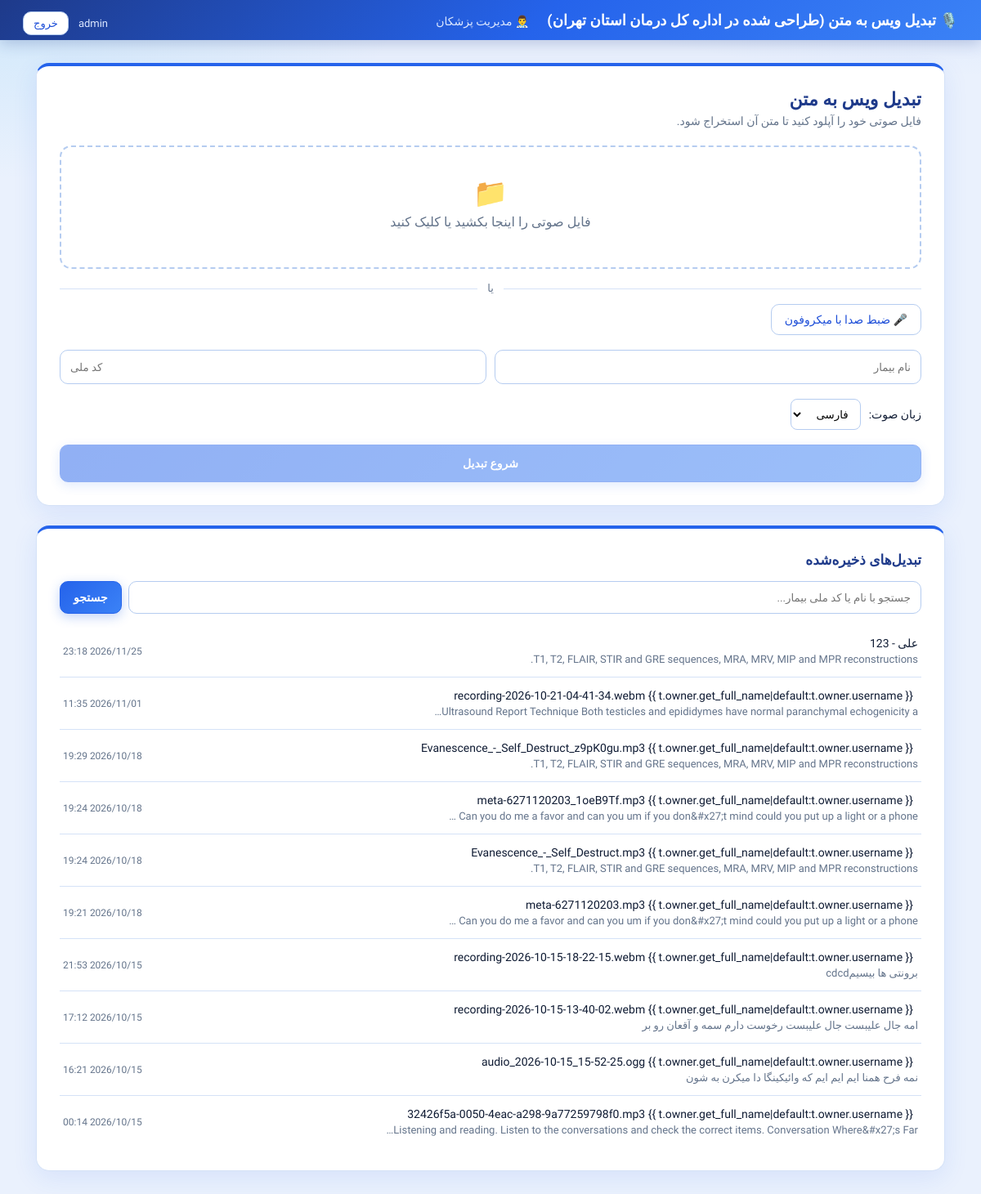
The app's page / (signed in) with its own data.
### app/models.py (models this page shows, shortened)
class Transcription(models.Model):
    STATUS_CHOICES = [
        ('pending', 'در انتظار'),
        ('processing', 'در حال پردازش'),
        ('done', 'انجام شده'),
        ('failed', 'خطا'),
    ]
    id = models.UUIDField(primary_key=True, default=uuid.uuid4, editable=False)
    owner = models.ForeignKey(
        settings.AUTH_USER_MODEL, null=True, blank=True,
        on_delete=models.PROTECT, related_name='transcriptions',
    )
    patient_name = models.CharField(max_length=150, blank=True)
    patient_national_id = models.CharField(max_length=10, blank=True, db_index=True)
    shared_with_all = models.BooleanField(default=False)
    shared_with = models.ManyToManyField(
        settings.AUTH_USER_MODEL, blank=True, related_name='shared_transcriptions',
    )
    audio_file = models.FileField(upload_to=audio_upload_path)
    text = models.TextField(blank=True)
    language = models.CharField(max_length=5)
    status = models.CharField(max_length=20, choices=STATUS_CHOICES, default='pending')
    error = models.TextField(blank=True)
    created_at = models.DateTimeField(auto_now_add=True)
    updated_at = models.DateTimeField(auto_now=True)
    objects = TranscriptionQuerySet.as_manager()
    class Meta:
        ordering = ['-created_at']
    @property
    def display_title(self):
        if self.patient_name or self.patient_national_id:
            return f'{self.patient_name} - {self.patient_national_id}'.strip(' -')
        return os.path.basename(self.audio_file.name)

### app/views.py (the view)
# urls.py: path('', views.index, name='index'),
@login_required
def index(request):
    q = (request.GET.get('q') or '').strip()
    items = (Transcription.objects.visible_to(request.user)
             .filter(status='done').select_related('owner'))
    if q:
        items = items.filter(Q(patient_name__icontains=q) |
                             Q(patient_national_id__icontains=q))
    items = items.order_by('-created_at')[:200]
    return render(request, 'index.html', {
        'items': items,
        'q': q,
        'is_admin': is_admin(request.user),
    })

### app/models.py (called while the page is built)
    def visible_to(self, user):
        if user.is_staff or user.is_superuser:
            return self
        return self.filter(
            Q(owner=user) | Q(shared_with_all=True) | Q(shared_with=user)
        ).distinct()

### app/views.py (called while the page is built)
def is_admin(user):
    return user.is_authenticated and (user.is_staff or user.is_superuser)

### templates/index.html (shortened to what this page needs)
{% extends 'base.html' %}
{% block content %}
<div class="card">
    <h1>تبدیل ویس به متن</h1>
    <div class="sub">فایل صوتی خود را آپلود کنید تا متن آن استخراج شود.</div>
    <form id="form">
        <label class="drop" id="drop">
            <div class="icon">📁</div>
            <div>فایل صوتی را اینجا بکشید یا کلیک کنید</div>
        </label>
        <div class="rec-divider"><span>یا</span></div>
        <div class="rec-box">
            <button type="button" class="btn" id="recBtn">🎤 ضبط صدا با میکروفون</button>
        </div>
        <div class="lang-row" style="gap:10px;flex-wrap:wrap">
            <input type="text" id="patient_name" placeholder="نام بیمار" maxlength="150"
                style="flex:1;min-width:180px;height:42px;padding:0 12px;font-family:inherit;border:1px solid var(--border-strong);border-radius:10px">
            <input type="text" id="patient_national_id" placeholder="کد ملی" maxlength="10" inputmode="numeric"
                style="flex:1;min-width:140px;height:42px;padding:0 12px;font-family:inherit;border:1px solid var(--border-strong);border-radius:10px;direction:ltr;text-align:left">
        </div>
        <div class="lang-row">
            <label for="language">زبان صوت:</label>
            <select id="language" name="language">
                <option value="fa">فارسی</option>
            </select>
        </div>
        <button type="submit" class="btn primary" id="submitBtn"
            style="width:100%;justify-content:center;margin-top:18px;padding:14px" disabled>شروع تبدیل</button>
    </form>
</div>
<div class="card">
    <h2>تبدیل‌های ذخیره‌شده</h2>
    <form method="get" style="display:flex;gap:8px;margin-bottom:14px">
        <input type="text" name="q" value="{{ q }}" placeholder="جستجو با نام یا کد ملی بیمار..."
            style="flex:1;height:40px;padding:0 12px;font-family:inherit;border:1px solid var(--border-strong);border-radius:10px">
        <button class="btn primary" type="submit">جستجو</button>
    </form>
    {% if items %}
    <ul class="list">
        {% for t in items %}
        <li>
            <a href="{% url 'detail' t.id %}">
                <div>
                    <div class="name">{{ t.display_title }}
                        {% if t.owner_id != request.user.id %}<span class="badge" style="margin-right:6px">{{
                            t.owner.get_full_name|default:t.owner.username }}</span>{% endif %}
                    </div>
                    <div class="preview">{{ t.text|striptags|truncatechars:110 }}</div>
                </div>
                <div class="date">{{ t.created_at|date:"Y/m/d H:i" }}</div>
            </a>
        </li>
        {% endfor %}
    </ul>
    {% else %}
    <div class="empty">هنوز موردی ذخیره نشده است.</div>
    {% endif %}
</div>
{% endblock %}

### templates/base.html (shortened to what this page needs)
<!DOCTYPE html>
<html lang="fa" dir="rtl">
<head>
</head>
<body>
    <header class="topbar no-print">
        <a href="{% url 'index' %}" class="brand">
            🎙️ تبدیل ویس به متن (طراحی شده در اداره کل درمان استان تهران)
        </a>
        {% if user.is_authenticated %}
        <form method="post" action="{% url 'logout' %}"
            style="margin:0;display:flex;align-items:center;gap:12px;float: left;">
            <span style="color:#dbe7ff;font-size:13px">{{ user.get_full_name|default:user.username }}</span>
            <button type="submit" class="btn" style="padding:6px 12px;font-size:13px">خروج</button>
        </form>
        {% if user.is_staff or user.is_superuser %}
        <a href="{% url 'doctors_admin' %}" style="color:#dbe7ff;font-size:14px;margin-right:18px">👨‍⚕️ مدیریت
            پزشکان</a>
        {% endif %}
        {% endif %}
    </header>
    <main class="container">{% block content %}{% endblock %}</main>
</body>
</html>

### templates/base.html (style rules this page uses)
:root { --primary: #2563eb; --primary-dark: #1d4ed8; --primary-deep: #1e3a8a; --primary-soft: #eaf2ff; --primary-softer: #f4f8ff; --accent: #0ea5e9; --bg: #eaf1fd; --text: #0f1b33; --muted: #64748b; --border: #d5e2f7; --border-strong: #b5ccf0; --ok-bg: #e8f8ef; --ok: #15803d; --err-bg: #fff0f0; --err: #d03a3a; --shadow: 0 8px 30px rgba(37, 99, 235, .10); }
* { box-sizing: border-box; }
body { font-family: 'Vazirmatn', Tahoma, sans-serif; background: radial-gradient(1200px 400px at 100% -10%, rgba(59, 130, 246, .18), transparent 60%), radial-gradient(900px 400px at 0% 0%, rgba(14, 165, 233, .12), transparent 55%), var(--bg); background-attachment: fixed; color: var(--text); margin: 0; min-height: 100vh; }
a { color: inherit; text-decoration: none; }
.topbar { background: linear-gradient(135deg, var(--primary-deep) 0%, var(--primary) 55%, #3b82f6 100%); box-shadow: 0 4px 18px rgba(30, 58, 138, .25); padding: 14px 28px; position: sticky; top: 0; z-index: 40; }
.brand { display: inline-flex; align-items: center; gap: 8px; font-weight: 700; font-size: 18px; color: #fff; }
.container { margin: 28px 28px; padding: 0 16px; }
.card { background: #fff; border: 1px solid var(--border); border-top: 4px solid var(--primary); border-radius: 16px; box-shadow: var(--shadow); padding: 28px; margin-bottom: 24px; }
h1 { margin: 0 0 6px; font-size: 22px; color: var(--primary-deep); }
h2 { margin: 0 0 16px; font-size: 17px; color: var(--primary-deep); }
.sub { color: var(--muted); font-size: 14px; margin-bottom: 22px; }
.btn { font-family: inherit; font-size: 14px; border-radius: 10px; border: 1px solid var(--border-strong); background: #fff; padding: 10px 16px; cursor: pointer; transition: .15s; color: var(--primary-dark); display: inline-flex; align-items: center; gap: 6px; }
.btn:disabled { opacity: .5; cursor: not-allowed; }
.btn.primary { background: linear-gradient(135deg, var(--primary), #3b82f6); color: #fff; border-color: var(--primary); font-weight: 700; box-shadow: 0 4px 14px rgba(37, 99, 235, .28); }

### templates/index.html (style rules this page uses)
.drop { display: block; border: 2px dashed var(--border-strong); border-radius: 14px; padding: 36px 20px; text-align: center; cursor: pointer; transition: .2s; color: var(--muted); }
.drop .icon { font-size: 34px; margin-bottom: 6px; }
.list { list-style: none; margin: 0; padding: 0; }
.list li a { display: flex; justify-content: space-between; gap: 16px; align-items: center; padding: 14px 4px; border-bottom: 1px solid var(--border); transition: .15s; }
.list li:last-child a { border-bottom: none; }
.list .name { font-weight: 500; font-size: 14px; }
.list .preview { color: var(--muted); font-size: 13px; margin-top: 4px; }
.list .date { color: var(--muted); font-size: 12px; white-space: nowrap; }
.rec-divider { text-align: center; color: var(--muted); font-size: 13px; margin: 16px 0 12px; position: relative; }
.rec-divider::before { content: ''; position: absolute; top: 50%; right: 0; left: 0; border-top: 1px solid var(--border); }
.rec-divider span { background: #fff; padding: 0 12px; position: relative; }
.rec-box { display: flex; flex-wrap: wrap; align-items: center; gap: 12px; }
.lang-row { display: flex; align-items: center; gap: 10px; margin-top: 18px; font-size: 14px; }
.lang-row select { font-family: inherit; height: 38px; border: 1px solid var(--border-strong); border-radius: 8px; padding: 0 10px; background: #fff; cursor: pointer; }

### records on screen
Transcription: display_title "علی - 123", text "T1, T2, FLAIR, STIR and GRE sequences, MRA, MRV, MIP and MPR reconstructions.", created_at "2026/11/25 23:18"
Transcription: display_title "recording-2026-10-21-04-41-34.webm", shows "{{ t.owner.get_full_name|default:t.owner.username }}", text "Ultrasound Report Technique Both testicles and epididymes have normal paranchymal echogenicity a…", created_at "2026/11/01 11:35"
Transcription: display_title "Evanescence_-_Self_Destruct_z9pK0gu.mp3", shows "{{ t.owner.get_full_name|default:t.owner.username }}", text "T1, T2, FLAIR, STIR and GRE sequences, MRA, MRV, MIP and MPR reconstructions.", created_at "2026/10/18 19:29"
Transcription: display_title "meta-6271120203_1oeB9Tf.mp3", shows "{{ t.owner.get_full_name|default:t.owner.username }}", text "Can you do me a favor and can you um if you don&#x27;t mind could you put up a light or a phone …", created_at "2026/10/18 19:24"
Transcription: display_title "Evanescence_-_Self_Destruct.mp3", shows "{{ t.owner.get_full_name|default:t.owner.username }}", text "T1, T2, FLAIR, STIR and GRE sequences, MRA, MRV, MIP and MPR reconstructions.", created_at "2026/10/18 19:24"
Transcription: display_title "meta-6271120203.mp3", shows "{{ t.owner.get_full_name|default:t.owner.username }}", text "Can you do me a favor and can you um if you don&#x27;t mind could you put up a light or a phone …", created_at "2026/10/18 19:21"
Transcription: display_title "recording-2026-10-15-18-22-15.webm", shows "{{ t.owner.get_full_name|default:t.owner.username }}", text "برونتی ها بیسیمcdcd", created_at "2026/10/15 21:53"
Transcription: display_title "recording-2026-10-15-13-40-02.webm", shows "{{ t.owner.get_full_name|default:t.owner.username }}", text "امه جال عليبست جال عليبست رخوست دارم سمه و آقعان رو بر", created_at "2026/10/15 17:12"
Transcription: display_title "audio_2026-10-15_15-52-25.ogg", shows "{{ t.owner.get_full_name|default:t.owner.username }}", text "نمه فرح همنا ایم ایم ایم که وائیکینگا دا میکرن به شون", created_at "2026/10/15 16:21"
Transcription: display_title "32426f5a-0050-4eac-a298-9a77259798f0.mp3", shows "{{ t.owner.get_full_name|default:t.owner.username }}", text "Listening and reading. Listen to the conversations and check the correct items. Conversation Where&#x27;s Far…", created_at "2026/10/15 00:14"

### other values on screen
{{ user.get_full_name|default:user.username }} "admin"
